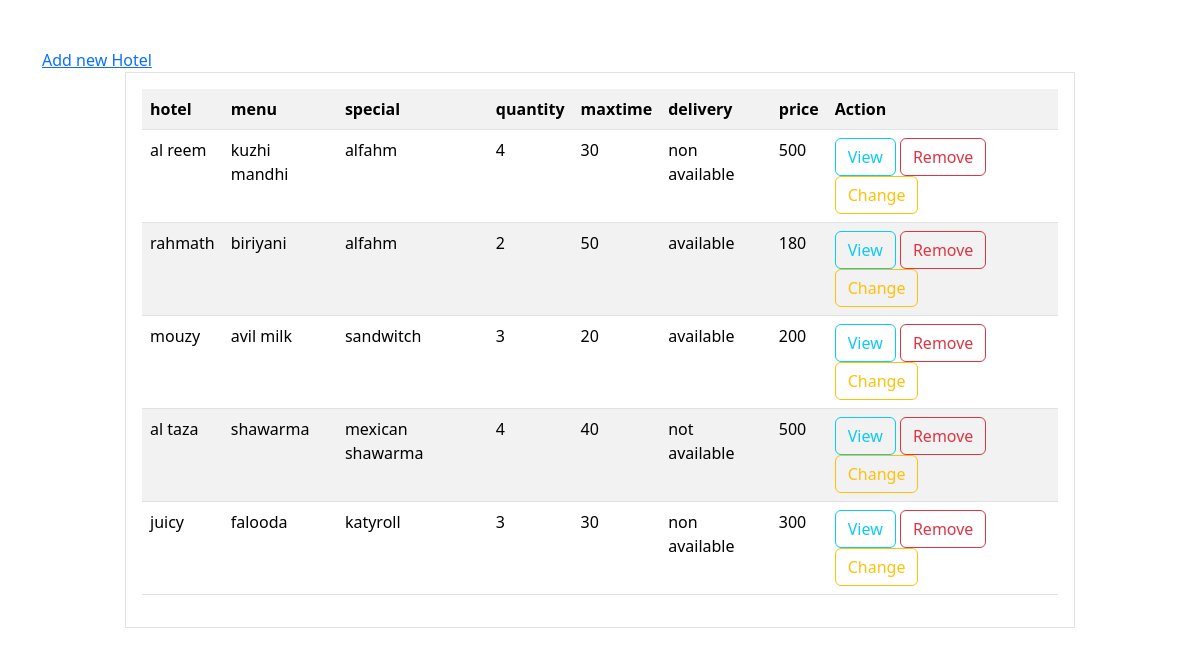
Screenshot of /hotels/all/ with the database file from the repository.
### foodapp/models.py (models this page shows, shortened)
class Hotelapp(models.Model):
    hotel=models.CharField(max_length=200,unique=True)
    foodname=models.CharField(max_length=200)
    quantity=models.PositiveIntegerField()
    special=models.CharField(max_length=200)
    maxtime=models.PositiveIntegerField()
    delivery=models.CharField(max_length=200)
    price=models.PositiveIntegerField()

### foodapp/views.py (the view)
# urls.py: path("hotels/all/",views.Hotelappview.as_view(),name="hotels-list"),
class Hotelappview(View):
    def get(self,request,*args,**kwargs):
        qs=Hotelapp.objects.all()
        return render(request,"hotel_list.html",{"data":qs})

### foodapp/templates/hotel_list.html (shortened to what this page needs)
<!DOCTYPE html>
<html lang="en">
<head>
    <link href="https://cdn.jsdelivr.net/npm/bootstrap@5.3.2/dist/css/bootstrap.min.css" rel="stylesheet"
>
</head>
<body>
    <div class="container mt-5">
        <div class="row">
            <a href="{%url 'hotel-add'%}">Add new Hotel</a>
        </div>
        <div class="row">
            <div class="col-1"></div>
            <div class="col-10 p-3 border border-shadow">
                <table class="table table-striped">
                    <tr>
                        <th>hotel</th>
                        <th>menu</th>
                        <th>special</th>
                        <th>quantity</th>
                        <th>maxtime</th>
                        <th>delivery</th>
                        <th>price</th>
                        <th>Action</th>
                    </tr>
                    {%for m in data%}
                    <tr>
                        <td>{{m.hotel}}</td>
                        <td>{{m.foodname}}</td>
                        <td>{{m.special}}</td>
                        <td>{{m.quantity}}</td>
                        <td>{{m.maxtime}}</td>
                        <td>{{m.delivery}}</td>
                        <td>{{m.price}}</td>
                        <td>
                            <a href="{%url 'hotels-detail' m.id%}" class="btn btn-outline-info">View</a>
                            <a href="{%url 'hotel-delete' m.id%}" class="btn btn-outline-danger">Remove</a>
                            <a href="{%url 'hotel-update' m.id%}" class="btn btn-outline-warning">Change</a>
                        </td>
                    </tr>
                    {%endfor%}
                </table>
            </div>
            <div class="col-1"></div>
        </div>
    </div>
</body>
</html>

### rows the page displays
Hotelapp: hotel "al reem", foodname "kuzhi mandhi", special "alfahm", quantity "4", maxtime "30", delivery "non available", price "500"
Hotelapp: hotel "rahmath", foodname "biriyani", special "alfahm", quantity "2", maxtime "50", delivery "available", price "180"
Hotelapp: hotel "mouzy", foodname "avil milk", special "sandwitch", quantity "3", maxtime "20", delivery "available", price "200"
Hotelapp: hotel "al taza", foodname "shawarma", special "mexican shawarma", quantity "4", maxtime "40", delivery "not available", price "500"
Hotelapp: hotel "juicy", foodname "falooda", special "katyroll", quantity "3", maxtime "30", delivery "non available", price "300"
